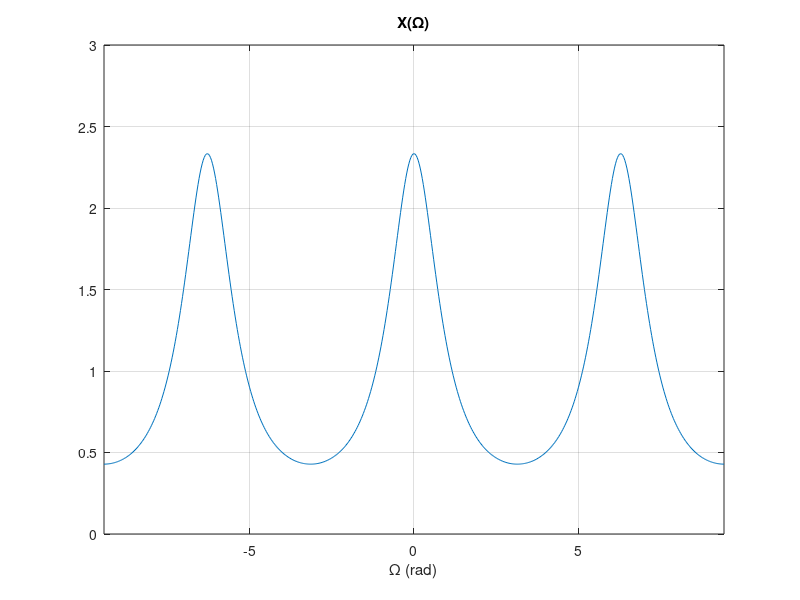

Write MATLAB code to recreate this figure.
% Script: exdt_3_17.m
alpha = 0.4;            % Parameter 'alpha'
Omg = [-3:0.01:3]*pi;   % Vector of angular frequencies
% Compute the transform
XOmg = (1-alpha*alpha)./(1-2*alpha*cos(Omg)+alpha*alpha);   % Eqn. (3.104)
% Graph the transform
plot(Omg,XOmg); grid;
axis([-3*pi,3*pi,0,3]);
xlabel('\Omega (rad)');
title('X(\Omega)');
